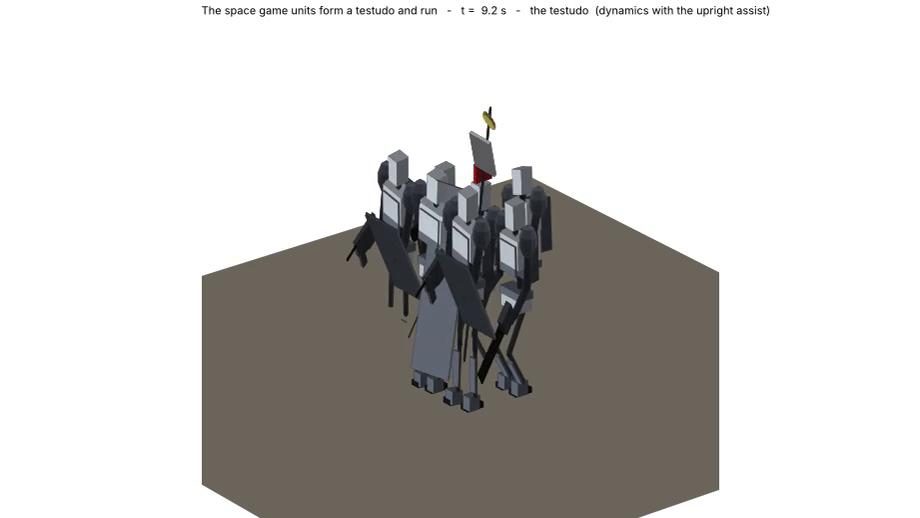

Write the Python code that produced this figure.
#!/usr/bin/env python3
"""The space game units form a testudo and run: from a standing formation (three loose ranks) the squad marches
in to a tight block (the ranks closing up) - the Breacher's tower shield and the two Marines' body shields in the front rank, the Centurion
between the chainsaw Marines behind them, the Heavy at the back - the front rank brings the shields to the guard
and the ranks behind crouch under them, then the whole block runs together, shields still up.

    python space_squad_testudo.py                    # dynamics, 15 s, the movie
    python space_squad_testudo.py --mode kinematic   # the keyframes played
    python space_squad_testudo.py --units marine,breacher --seconds 15 --no-movie

Built on ``space_squad_march.py`` (the ``Unit``: the robot, its MuJoCo model, the PD loop on the servos, the upright
assist on the pelvis, the drawing): a ``Script`` gives each unit its timeline - stand, march to its place in the
block while its lane slides inward, stand, the testudo pose (the guard or the crouch), then the run gait
(``space_unit_motions.run``: 0.85 m/s on a 0.45 m stance, the shields held in the guard). Writes
``sims/output/space_squad_testudo.mp4`` and ``.json``.
"""
from __future__ import annotations

import argparse
import json
import math
import os
import subprocess
import sys
import tempfile
from pathlib import Path

ROOT = Path(__file__).resolve().parents[3]
sys.path.insert(0, str(ROOT / "labs" / "legged" / "designs"))
sys.path.insert(0, str(Path(__file__).resolve().parent))

import mujoco  # noqa: E402
import numpy as np  # noqa: E402

import humanoid_motions as hum  # noqa: E402
import motion_kit as mk  # noqa: E402
import space_unit_motions as sm  # noqa: E402
import space_squad_march as march_sim  # noqa: E402

OUT = march_sim.OUT
#: the block (unit, x, y) [m]: the shields in the front rank, the Centurion between the chainsaws, the Heavy last
BLOCK = [("marine", 0.0, 0.95), ("breacher", 0.0, 0.0), ("marine", 0.0, -0.95),
         ("marine_saw", -0.95, 0.95), ("centurion", -0.95, 0.0), ("marine_saw", -0.95, -0.95),
         ("heavy", -1.9, 0.0)]
#: the standing formation the squad starts in: the same files, the ranks strung out 1.5-1.8 m apart (closing ranks
#: is a straight march: the keyframed gait cannot side-step, and dragging a walker sideways trips it)
STAND = [(u, {0.0: -1.5, -0.95: -3.3, -1.9: -4.5}[x], y) for u, x, y in BLOCK]
#: the Marines' guard: the shield arm up and in so the plate stands square ahead of the body
MARINE_GUARD = {"L_shoulder_pitch": -0.75, "L_shoulder_roll": 0.2, "L_shoulder_yaw": 0.35}
SHIELDS = ("marine", "breacher")
T_STAND, T_BLEND, T_HOLD, CROUCH_M = 1.0, 0.4, 2.0, 0.22
ELEV, AZIM = 24.0, 52.0                                                  # the camera: ahead and to the left, so the ranks show
T_BLEND_RUN = 0.4                                                        # out of the testudo pose into the run


def crouch_pose(kin, dz):
    """The standing pose with the pelvis ``dz`` lower (both soles where they are): IK on the sole points."""
    targets = []
    for g in ("L", "R"):
        body, c = kin.geom_point(g)
        for o in sm.SOLE_POINTS:
            local = c + np.asarray(o)
            targets.append((body, local, kin.world(body, local, kin.q0) + np.array([0.0, 0.0, dz])))
    q = kin.q0.copy()
    for s in ("L", "R"):
        for j, v in (("hip_pitch", -0.3), ("knee", 0.6), ("ankle_pitch", -0.3)):
            q[kin.index[f"{s}_{j}"]] = v
    legs = [j for j in kin.actuated if j.split("_", 1)[1] in ("hip_yaw", "hip_roll", "hip_pitch", "knee", "ankle_pitch", "ankle_roll")]
    q, err = kin.ik(targets, q_init=q, joints=legs)
    assert err < 0.01, err
    return q


class Script(march_sim.Unit):
    """A unit with a timeline: stand -> march to its place in the block -> stand -> the testudo pose -> run. The
    march starts at the gait's mid-stance phase (one foot under the hips, the other mid-swing: the nearest frame
    to standing, so no foot has to slide) and halts at the first half-period boundary after the unit has reached
    its place (in physics these weights walk faster than the keyframes' nominal speed, so the halt is decided on
    the base's actual position, not on a schedule)."""

    def __init__(self, name, start, place, mode, run_at, **kw):
        super().__init__(name, start[0], start[1], mode, **kw)
        self.start, self.place = np.asarray(start, float), np.asarray(place, float)
        kin, unit = self.kin, name
        self.z_stand = hum.base_height(kin)
        guard = MARINE_GUARD if name == "marine" else sm.GUARD if name == "breacher" else {}
        self.hold_run = dict(self._hold_of(name)) | guard
        self.run = sm.run(kin, unit, hold=self.hold_run)                    # the roster's run, the shield held in the guard
        self.v_run = float(self.run.base["velocity_m_s"][0])
        self.z_run = self.z_stand - float(self.run.params.get("crouch_m", 0.03))
        self.q_stand = kin.q0.copy()
        for j, v in self._hold_of(name).items():
            self.q_stand[kin.index[j]] = v
        import space_unit_specs as su
        for s in ("L", "R"):
            self.q_stand[kin.index[f"{s}_elbow"]] = -math.radians(su.ROSTER[unit][0]["elbow_bend_deg"])
        if name in SHIELDS:                                                 # the front rank: the guard, standing
            self.q_testudo, self.z_testudo = self.q_stand.copy(), self.z_stand
            for j, v in guard.items():
                self.q_testudo[kin.index[j]] = v
        else:                                                               # the ranks behind: crouched under the shields
            self.q_testudo, self.z_testudo = crouch_pose(kin, CROUCH_M), self.z_stand - CROUCH_M
            for j, v in self._hold_of(name).items():
                self.q_testudo[kin.index[j]] = v
        self.t_go, self.t_halt, self.t_run = T_STAND, None, run_at
        self.p0 = np.array([self.start[0], self.start[1], self.z_stand])
        self.reset()

    @staticmethod
    def _hold_of(name):
        return {"marine": {"R_shoulder_pitch": -0.35, "L_shoulder_pitch": -0.45}, "marine_saw": {"R_shoulder_pitch": -0.35, "L_shoulder_pitch": -0.3},
                "centurion": {"R_shoulder_pitch": -0.35, "L_shoulder_pitch": -0.3}, "breacher": {"L_shoulder_pitch": -0.7, "R_shoulder_pitch": 0.3},
                "heavy": {"R_shoulder_pitch": -0.35, "L_shoulder_pitch": -0.5}}[name]

    @staticmethod
    def _gait_start(gait):
        """The gait time at mid-stance of the first foot (duty / 2 of the period): the frame nearest to standing."""
        return 0.5 * float(gait.params["duty"]) * float(gait.period)

    def _gait_q(self, gait, t):
        Q, keys = np.asarray(gait.Q), len(gait.t)
        s = (t % gait.period) / gait.period * keys
        i, f = int(s) % keys, s - int(s)
        q = self.kin.q0.copy()
        q[[self.kin.index[j] for j in gait.joints]] = (1 - f) * Q[i] + f * Q[(i + 1) % keys]
        return q

    @property
    def t_pose(self):
        return None if self.t_halt is None else self.t_halt + T_BLEND + 0.2

    def phase(self, t):
        """(pose a, pose b, weight of b, base speed, base height) at time t."""
        blend = lambda t0, dur=T_BLEND: mk.smooth(min(1.0, max(0.0, (t - t0) / dur)))
        march_q = lambda: self._gait_q(self.gait, t - self.t_go + self._gait_start(self.gait))
        run_q = lambda: self._gait_q(self.run, t - self.t_run + self._gait_start(self.run))
        if t < self.t_go:
            return self.q_stand, self.q_stand, 0.0, 0.0, self.z_stand
        if self.t_halt is None or t < self.t_halt:
            w = blend(self.t_go)
            return self.q_stand, march_q(), w, w * self.v, self.z_stand + w * (self.z0 - self.z_stand)
        if t < self.t_pose:
            w = blend(self.t_halt)
            return march_q(), self.q_stand, w, (1 - w) * self.v, self.z0 + w * (self.z_stand - self.z0)
        if t < self.t_run:
            w = blend(self.t_pose)
            return self.q_stand, self.q_testudo, w, 0.0, self.z_stand + w * (self.z_testudo - self.z_stand)
        w = blend(self.t_run, T_BLEND_RUN)
        return self.q_testudo, run_q(), w, w * self.v_run, self.z_testudo + w * (self.z_run - self.z_testudo)

    def q_target(self, t):
        if not hasattr(self, "t_go"):
            return super().q_target(t)
        a, b, w, _, _ = self.phase(t)
        return (1 - w) * a + w * b

    def decide_halt(self, t, dt, x):
        """Halt at the first half-period boundary of the march once the base is at its place (or when the run is due)."""
        if self.t_halt is not None or t < self.t_go + T_BLEND:
            return
        frac = ((t - self.t_go + self._gait_start(self.gait)) / self.T) % 0.5
        at_boundary = frac * self.T < dt + 1e-9
        if (x >= self.place[0] - 0.2 and at_boundary) or t >= self.t_run - T_BLEND - 1.0:
            self.t_halt = t

    def reset(self):
        super().reset()
        if hasattr(self, "t_go"):
            self.data.qpos[2] = self.z_stand + (0.01 if self.mode == "physics" else 0.0)
            self.data.qvel[:] = 0.0
            self.x_kin = float(self.start[0])
            mujoco.mj_forward(self.model, self.data)

    def step_kinematic(self, t, dt):
        self.decide_halt(t, dt, self.x_kin)
        _, _, _, v, z = self.phase(t)
        self.x_kin += v * dt
        d = self.data
        d.qpos[0:3] = [self.x_kin, self.start[1], z]
        d.qpos[3:7] = [1.0, 0.0, 0.0, 0.0]
        d.qpos[self.qadr] = self.q_target(t)
        mujoco.mj_kinematics(self.model, d)

    def step_physics(self, t, dt, assist):
        self.decide_halt(t, dt, float(self.data.qpos[0]))
        halted = self.t_halt is not None and t < self.t_run
        if halted and self.park is None:
            self.park = float(self.place[0])                                # the halt: the assist parks the base at its place
        elif not halted:
            self.park = None
        self.v_hold = None if halted else self.phase(t)[3]                  # marching or running: the formation's pace
        super().step_physics(t, dt, assist)

    def report(self):
        r = super().report()
        r.update({"at_block_s": None if self.t_halt is None else round(self.t_halt, 2), "run_speed_m_s": self.v_run,
                  "ran_m": round(float(self.data.qpos[0] - self.place[0]), 3), "lane_error_m": round(float(self.data.qpos[1] - self.place[1]), 3)})
        return r


def run(units, seconds, mode, assist, fps=10):
    frames, t, dt = [], 0.0, 1.0 / fps
    while t <= seconds + 1e-9:
        for u in units:
            if mode == "kinematic":
                u.step_kinematic(t, dt)
            else:
                u.step_physics(t, dt, assist)
        frames.append((t, *march_sim.snapshot(units)))
        t += dt
    return frames


def main(argv=None):
    ap = argparse.ArgumentParser(description="the space game units form a testudo and run")
    ap.add_argument("--mode", choices=("physics", "kinematic"), default="physics")
    ap.add_argument("--seconds", type=float, default=16.0)
    ap.add_argument("--units", default="squad", help="'squad' (the block), or unit names comma-separated (their places in the block)")
    ap.add_argument("--no-assist", action="store_true")
    ap.add_argument("--assist", type=float, default=2.0, help="the upright assist's strength (as the march sim: 2 for the wide hips)")
    ap.add_argument("--run-at", type=float, default=10.0, help="when the block breaks into the run [s]")
    ap.add_argument("--fps", type=int, default=10)
    ap.add_argument("--out", default=None)
    ap.add_argument("--no-movie", action="store_true")
    a = ap.parse_args(argv)
    if os.environ.get("VEGETA_DEBUG") == "1" and argv is None and len(sys.argv) == 1:      # tools/lab.py run legged sims: a short check
        a.units, a.seconds, a.no_movie = "marine", 1.0, True
    assist = 0.0 if a.no_assist else a.assist
    OUT.mkdir(parents=True, exist_ok=True)
    if a.units == "squad":
        rows = list(zip(BLOCK, STAND))
    else:
        used, rows = set(), []
        for n in a.units.split(","):
            k = next(i for i, b in enumerate(BLOCK) if b[0] == n and i not in used)
            used.add(k)
            rows.append((BLOCK[k], STAND[k]))
    units = [Script(b[0], s[1:], b[1:], a.mode, a.run_at) for b, s in rows]
    frames = run(units, a.seconds, a.mode, assist, a.fps)
    report = {"mode": a.mode, "assist": assist, "seconds": a.seconds, "run_at_s": a.run_at, "units": [u.report() for u in units]}
    tag = "" if a.units == "squad" else "_" + a.units.replace(",", "_")
    (OUT / f"space_squad_testudo{tag}.json").write_text(json.dumps(report, indent=1))
    if not a.no_movie:
        import matplotlib
        matplotlib.use("Agg")
        import matplotlib.pyplot as plt
        tmp = tempfile.mkdtemp()
        base = "dynamics with the upright assist" if a.mode == "physics" and assist else "dynamics, no assist" if a.mode == "physics" else "the keyframes played"
        span = 3.8 if a.units == "squad" else 2.0 + 0.8 * len(units)
        t_in = max(u.t_halt or a.run_at for u in units) + T_BLEND
        for k, (t, geoms, centre) in enumerate(frames):
            what = "standing" if t < T_STAND else "closing ranks" if t < t_in else "the testudo" if t < a.run_at else "running together"
            fig = plt.figure(figsize=(12.8, 7.2))
            ax = fig.add_subplot(1, 1, 1, projection="3d")
            march_sim.draw_frame(ax, geoms, centre, t, f"{what}  ({base})", span, elev=ELEV, azim=AZIM)
            ax.set_title(f"The space game units form a testudo and run   -   t = {t:4.1f} s   -   {what}  ({base})", fontsize=11, loc="left", y=0.96)
            fig.subplots_adjust(left=0, right=1, top=1.0, bottom=0)
            fig.savefig(os.path.join(tmp, f"f{k:04d}.png"), dpi=72)
            plt.close(fig)
        out = a.out or str(OUT / f"space_squad_testudo{tag}.mp4")
        subprocess.run(["ffmpeg", "-y", "-loglevel", "error", "-framerate", str(a.fps), "-i", os.path.join(tmp, "f%04d.png"),
                        "-c:v", "libx264", "-pix_fmt", "yuv420p", "-vf", "scale=trunc(iw/2)*2:trunc(ih/2)*2", out], check=True)
        report["movie"] = out
    print(json.dumps(report, indent=1))
    return report


if __name__ == "__main__":
    main()
